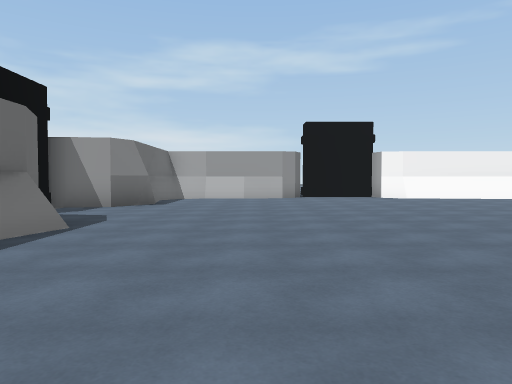
[1] (above)

21 first-person views from a walk through a 3-D level made in the Unity game engine. The camera is 1.3 m above the floor, tilts 2° down and sees 70° across. The floor is counted in squares, 2 m on a side. Each view is taken from the middle of a square. On the plan, view 1 faces up. The plan holds only what a view shows up to about 11 squares ahead; the rest is blank. The place goes on beyond the plan. The player is left out.

[2]
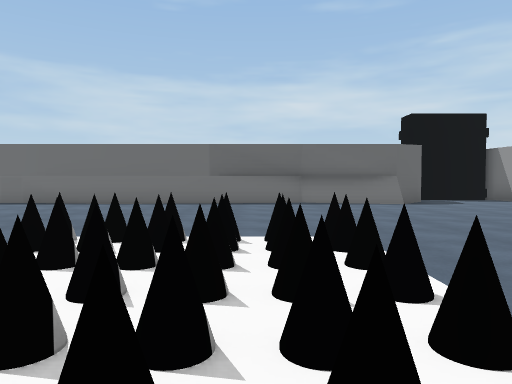

[3]
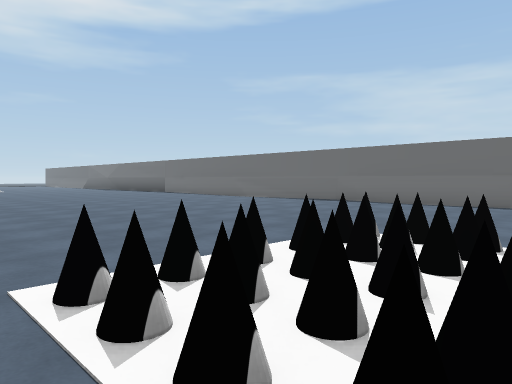

[4]
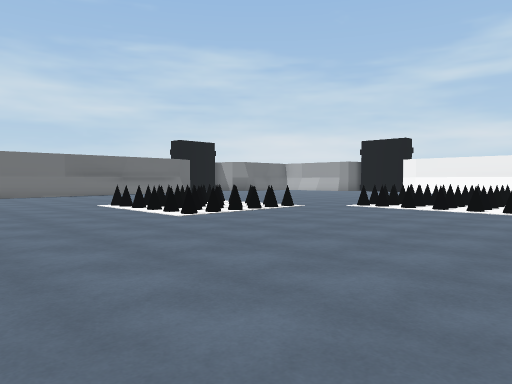

[5]
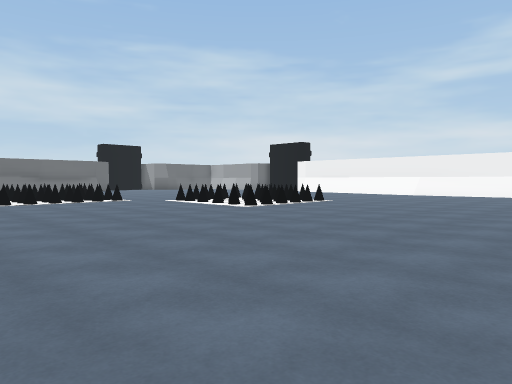

[6]
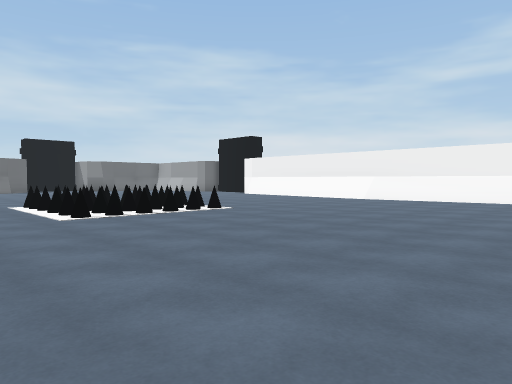

[7]
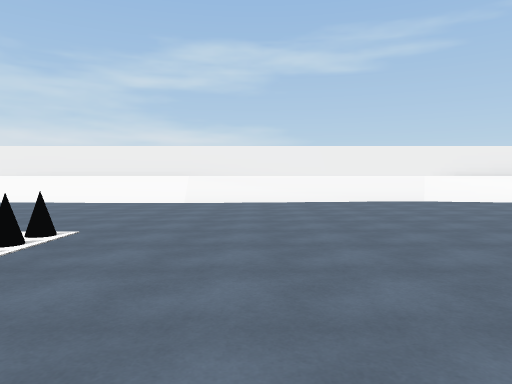

[8]
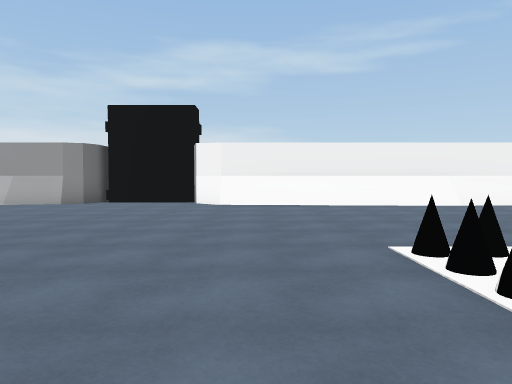

[9]
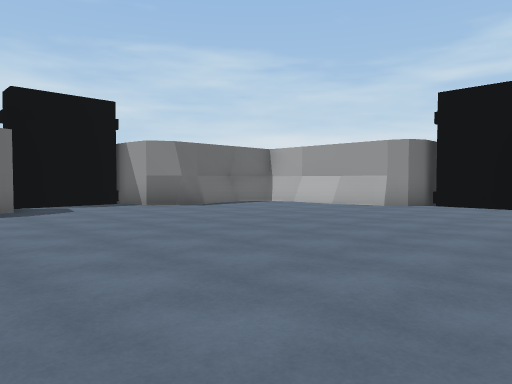

[10]
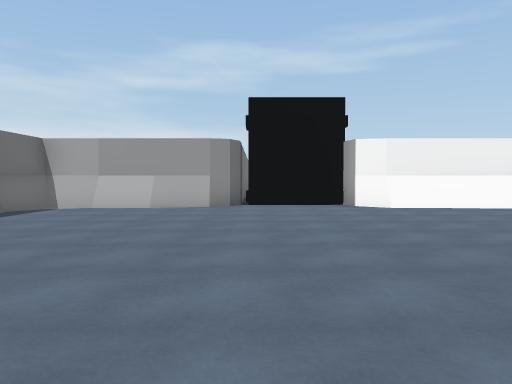

[11]
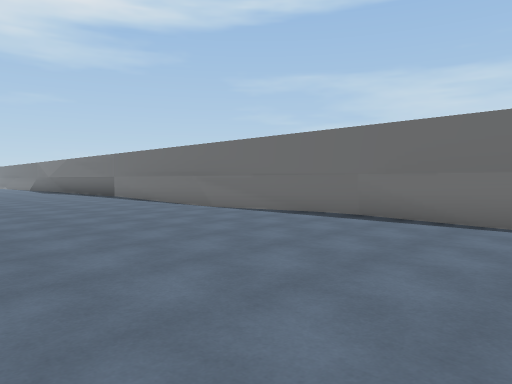

[12]
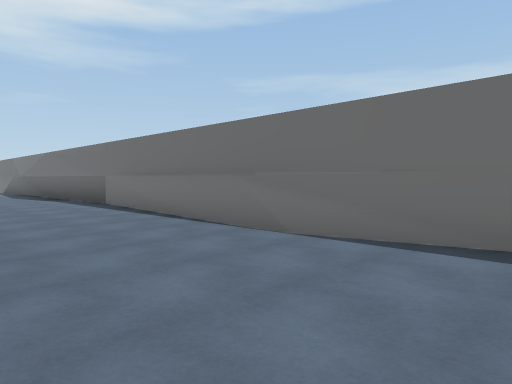

[13]
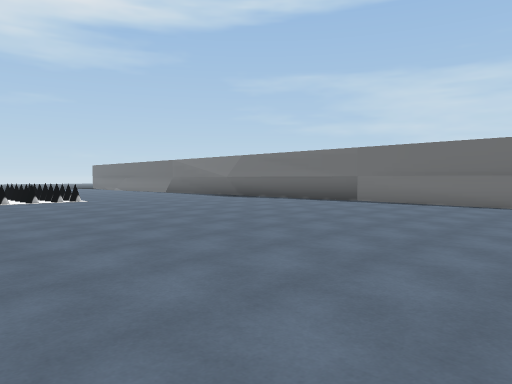

[14]
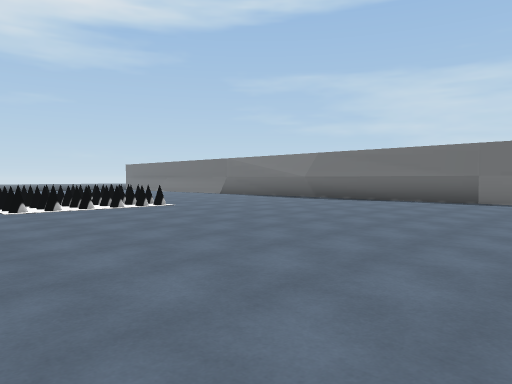

[15]
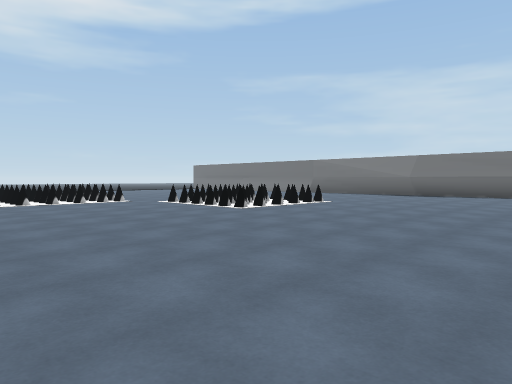

[16]
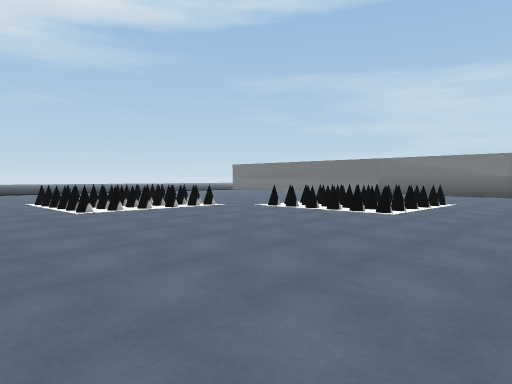

[17]
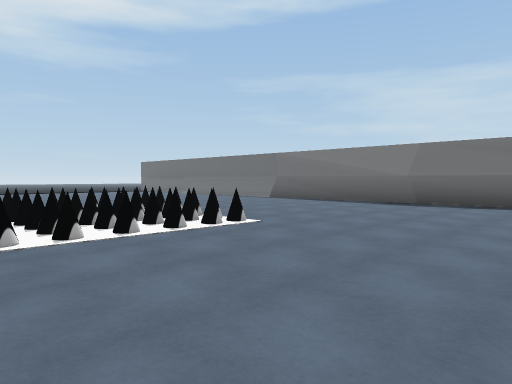

[18]
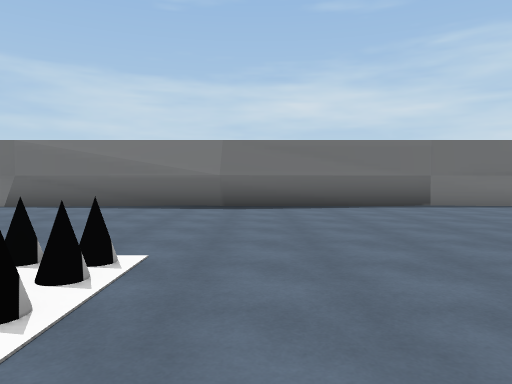

[19]
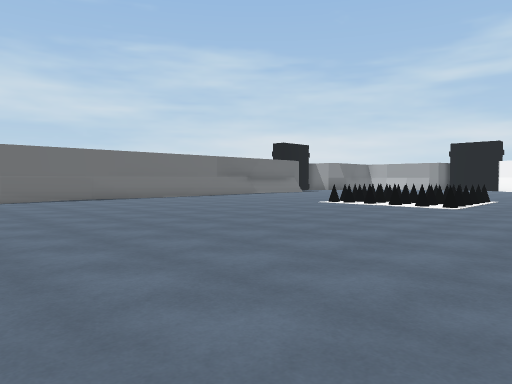

[20]
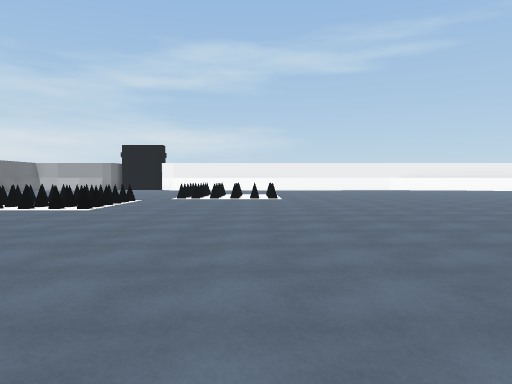

[21]
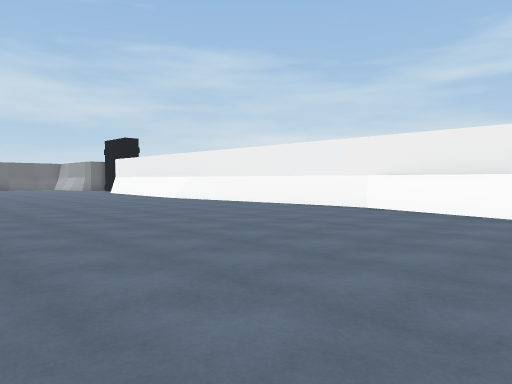

### Floor plan
Key: @ floor where view 1 was taken; # wall or solid block; . floor; / step, stairs or slope; = window, fence, low wall or low ledge; ^ raised ledge.
Columns run from 5 left of view 1 to 22 right of it. Each row starts with its distance up from view 1.
 13   #####...###############^^
 12   #.........///////.......=
 11   #........................
 10   #........................
  9 ###........................
  8 #...........................
  7 #...........................
  6 ##...........=.=............
  5  ##..........=.=......  ....
  4  ##..........=.=.......
  3   #..........=.=.......
  2   #.....=.==...........
  1   #.......==...........
  0   #..@....==...........
 -1   #.....=.==...........
 -2   #....................
 -3   #....................
 -4   #.................
 -5   #................
 -6   #...............
 -7   #...............
 -8   #..............
 -9   #.............
-10   #............
-11   #..........
-12   #..........
-13   #...........
-14   #...........
-15   #...............
-16   #...............
-17   #...............
-18   #................
-19   #................
-20   #................
-21   #.....=.==.......
-22   #.......==......
-23   #.......==......
-24   #.....=.==......
-25   #....   ..====..

Where each view was taken, in squares from view 1:
view 1: 0 up, 0 right, facing up
view 2: 1 up, 7 right, facing left
view 3: 1 up, 7 right, facing down-left
view 4: 5 down, 12 right, facing up-left
view 5: 3 down, 17 right, facing up-left
view 6: 1 up, 17 right, facing up-left
view 7: 2 up, 13 right, facing up
view 8: 3 up, 6 right, facing up
view 9: 4 up, 5 right, facing up-left
view 10: 4 up, 2 right, facing up
view 11: 2 down, 3 right, facing down-left
view 12: 6 down, 1 right, facing down-left
view 13: 10 down, 7 right, facing down-left
view 14: 13 down, 8 right, facing down-left
view 15: 15 down, 12 right, facing down-left
view 16: 18 down, 13 right, facing down-left
view 17: 17 down, 7 right, facing down-left
view 18: 20 down, 6 right, facing left
view 19: 10 down, 9 right, facing up-left
view 20: 9 down, 10 right, facing up
view 21: 5 up, 22 right, facing up-left
